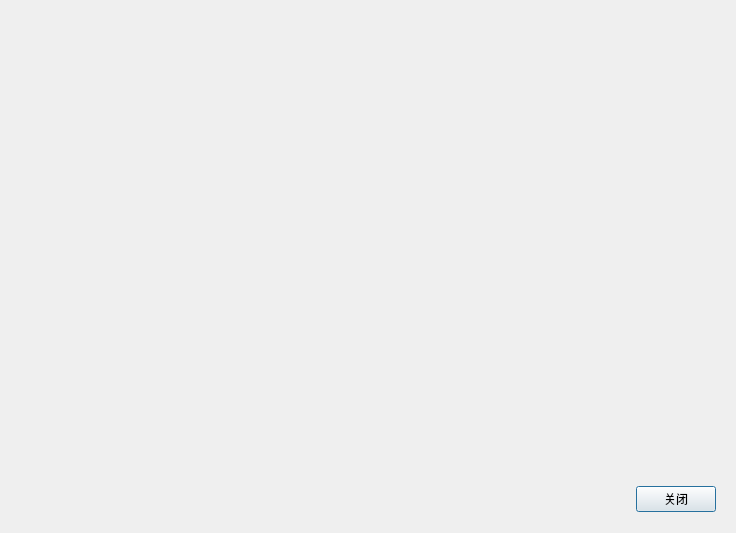
<?xml version="1.0" encoding="UTF-8"?>
<ui version="4.0">
 <class>ImageCompareViewerDialog</class>
 <widget class="QDialog" name="ImageCompareViewerDialog">
  <property name="geometry">
   <rect>
    <x>0</x>
    <y>0</y>
    <width>736</width>
    <height>533</height>
   </rect>
  </property>
  <property name="windowTitle">
   <string>图像对比</string>
  </property>
  <layout class="QVBoxLayout" name="verticalLayout">
   <item>
    <widget class="QWidget" name="wgtClient" native="true"/>
   </item>
   <item>
    <widget class="QWidget" name="wgtBottom" native="true">
     <property name="minimumSize">
      <size>
       <width>0</width>
       <height>46</height>
      </size>
     </property>
     <property name="maximumSize">
      <size>
       <width>16777215</width>
       <height>46</height>
      </size>
     </property>
     <layout class="QHBoxLayout" name="horizontalLayout">
      <item>
       <spacer name="horizontalSpacer">
        <property name="orientation">
         <enum>Qt::Horizontal</enum>
        </property>
        <property name="sizeHint" stdset="0">
         <size>
          <width>471</width>
          <height>20</height>
         </size>
        </property>
       </spacer>
      </item>
      <item>
       <widget class="QPushButton" name="btnClose">
        <property name="text">
         <string>关闭</string>
        </property>
       </widget>
      </item>
     </layout>
    </widget>
   </item>
  </layout>
 </widget>
 <resources/>
 <connections/>
</ui>
